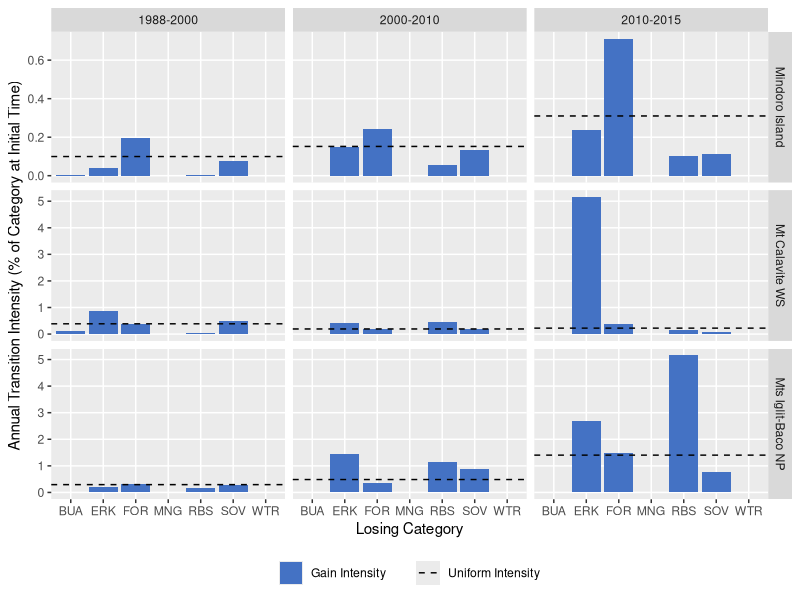
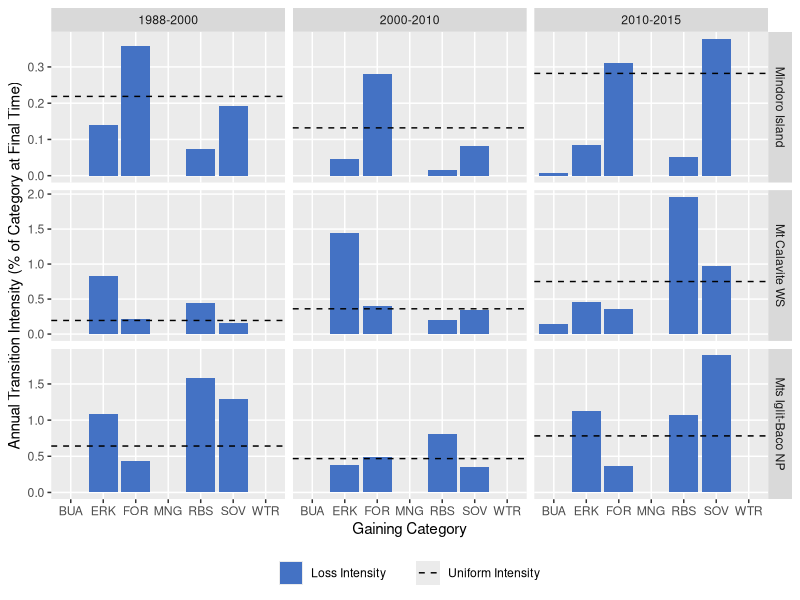

The R source for these figures, in order:
# Script Description --------------------
# This R script generates barplots using ggplot2 package to visualise the transition-level
# intensity analysis of of changes in Mindoro Island, Philippines derived from land cover
# classification of Landsat data for three time-intervals: 1988-2000, 2000-2010, and
# 2010-2015. Intensity analysis was calculated using an Excel spreadsheet with a VBA macro
# (see https://sites.google.com/site/intensityanalysis/). The domain of analysis is
# Mindoro Island.
#
# Script By:      Jose Don T De Alban
# Date Created:   13 Mar 2018
# Last Modified:  17 Aug 2019

# Set Working Directory -------------------
setwd("/Users/dondealban/Dropbox/Research/Mindoro/intensity analysis/")

# Load Libraries --------------------------
library(tidyverse)
library(readxl)

# Read Input Data -------------------------

# Read transition level XLSX data file, convert to data frame, and store into variable
rawG <- as.data.frame(read_excel("Transition_Level_Intensity_Analysis.xlsx", sheet="GRA_Gain"))
rawL <- as.data.frame(read_excel("Transition_Level_Intensity_Analysis.xlsx", sheet="GRA_Loss"))

# Clean and Subset Data -------------------

# 1. Add Change Type column
type1 <- rep("Gain", nrow(rawG))
type2 <- rep("Loss", nrow(rawL))
dfG <- cbind(rawG, type1)
dfL <- cbind(rawL, type2)

# 2. Reorder columns before renaming
dfGain <- dfG[,c(1:2,12,3:11)]
dfLoss <- dfL[,c(1:2,12,3:11)]

# 3. Change column names for easier reference
# Note the following description of category level column names
# ColA - Years of Time Interval
# ColB - Study Area/Site
# ColC - Change Type
# ColD - Category Name
# ColE - Observed Annual Loss/Gain [number of elements]
# ColF - Loss/Gain Intensity [percent of t1/t2 category]
# ColG - Uniform Intensity [percent of t1/t2 to/from category]
# ColH - Uniform Annual Loss/Gain [number of elements]
# ColI - Hypothesized Annual Error [number of elements]
# ColJ - Commission Intensity [percent of t1/t2 transition]
# ColK - Omission Intensity [percent of t1/t2 transition]
# ColL - Hypothesized t1/t2 Error [percent of interval domain]

list <- c("ColA","ColB","ColC","ColD","ColE","ColF","ColG","ColH","ColI","ColJ","ColK","ColL")
colnames(dfGain) <- c(list)
colnames(dfLoss) <- c(list)

# Generate Plots ------------------------

# Plot 1: To N (Gain Transition)
plotG <- ggplot() + geom_bar(data=dfGain, aes(x=ColD, y=ColF, fill=ColC), stat="identity", position=position_dodge())
plotG <- plotG + geom_hline(data=dfGain, aes(yintercept=ColG, colour="#000000"), linetype="dashed") # Uniform line
plotG <- plotG + facet_grid(ColB ~ ColA, scales="free_y")
plotG <- plotG + labs(x="Losing Category", y="Annual Transition Intensity (% of Category at Initial Time)")
plotG <- plotG + scale_fill_manual(values=c("#4472c4"), labels=c("Gain Intensity"))
plotG <- plotG + scale_colour_manual(values=c("#000000"), labels=c("Uniform Intensity"))
plotG <- plotG + theme(panel.grid.minor=element_blank())
plotG <- plotG + theme(legend.position="bottom", legend.box="horizontal", legend.title=element_blank())

# Plot 2: From M (Loss Transition)
plotL <- ggplot() + geom_bar(data=dfLoss, aes(x=ColD, y=ColF, fill=ColC), stat="identity", position=position_dodge())
plotL <- plotL + geom_hline(data=dfLoss, aes(yintercept=ColG, colour="#000000"), linetype="dashed") # Uniform line
plotL <- plotL + facet_grid(ColB ~ ColA, scales="free_y")
plotL <- plotL + labs(x="Gaining Category", y="Annual Transition Intensity (% of Category at Final Time)")
plotL <- plotL + scale_fill_manual(values=c("#4472c4"), labels=c("Loss Intensity"))
plotL <- plotL + scale_colour_manual(values=c("#000000"), labels=c("Uniform Intensity"))
plotL <- plotL + theme(panel.grid.minor=element_blank())
plotL <- plotL + theme(legend.position="bottom", legend.box="horizontal", legend.title=element_blank())

# Save Outputs --------------------------

# Output boxplots to a PDF file
ggsave(plotG, file="Transition-Level-Intensity-Analysis-Grassland-Gain.pdf", width=25, height=20, units="cm", dpi=300)
ggsave(plotL, file="Transition-Level-Intensity-Analysis-Grassland-Loss.pdf", width=25, height=20, units="cm", dpi=300)
